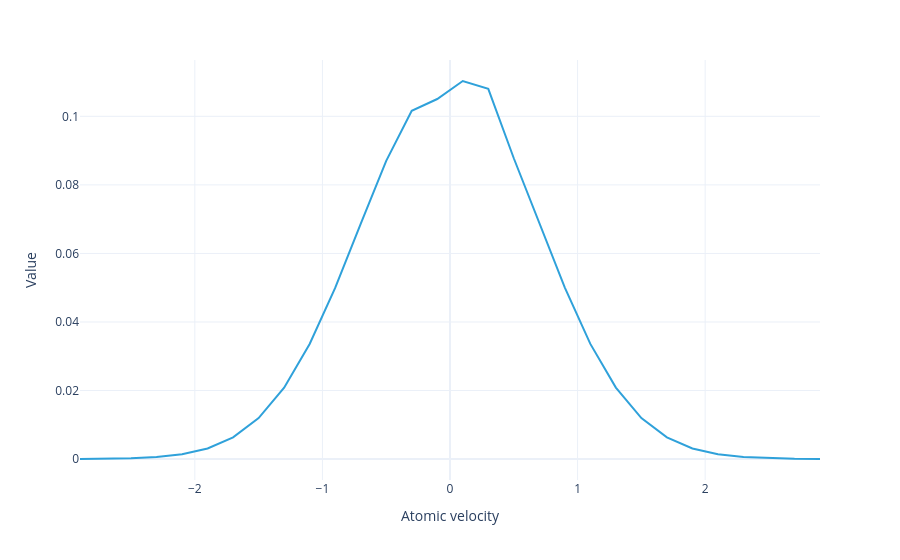

Here is the notebook cell this chart was saved with:
### Markdown cell above
Plot the total atomic population:

### Code cell
#|notest
model.population(sol).visualize()

### Figure 1 — Plotly figure (JSON) as saved in the notebook; plotly's stock layout.template omitted (floating-point values rounded to 4 significant figures)
{"data": [{"hovertemplate": "Atomic velocity=%{x}<br>Value=%{y}<extra></extra>", "legendgroup": "", "line": {"color": "#2fa1da", "dash": "solid"}, "marker": {"symbol": "circle"}, "mode": "lines", "name": "", "orientation": "v", "showlegend": false, "type": "scatter", "x": [-2.9, -2.7, -2.5, -2.3, -2.1, -1.9, -1.7, -1.5, -1.3, -1.1, -0.9, -0.7, -0.5, -0.3, -0.1, 0.1, 0.3, 0.5, 0.7, 0.9, 1.1, 1.3, 1.5, 1.7, 1.9, 2.1, 2.3, 2.5, 2.7, 2.9], "xaxis": "x", "y": [2.629e-05, 7.998e-05, 0.0002248, 0.0005833, 0.001398, 0.003095, 0.006329, 0.01195, 0.02084, 0.03358, 0.04995, 0.06862, 0.08701, 0.1016, 0.1051, 0.1103, 0.108, 0.08777, 0.06883, 0.05003, 0.03361, 0.02086, 0.01196, 0.006332, 0.003097, 0.001399, 0.0005835, 0.0002248, 8.001e-05, 2.63e-05], "yaxis": "y"}], "layout": {"legend": {"title": {}, "tracegroupgap": 0}, "margin": {"t": 60}, "xaxis": {"anchor": "y", "domain": [0, 1], "title": {"text": "Atomic velocity"}}, "yaxis": {"anchor": "x", "domain": [0, 1], "title": {"text": "Value"}}}}
